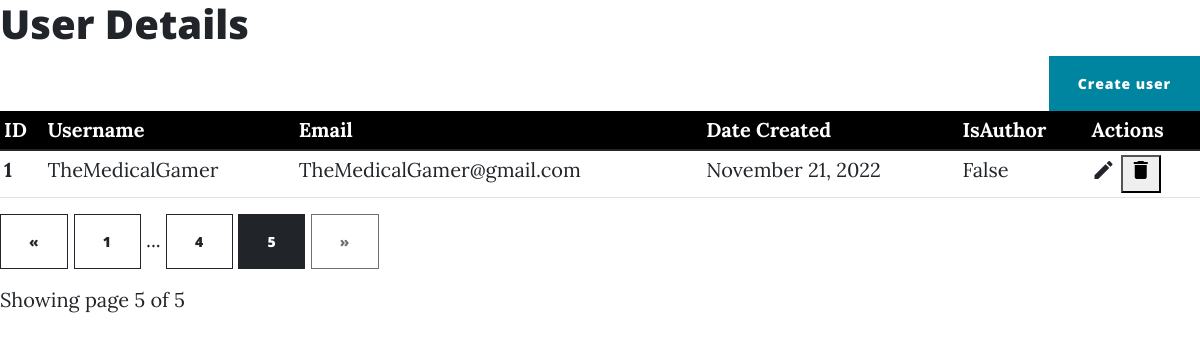
The app's page /dashboard/users?page=5 (signed in), older data.
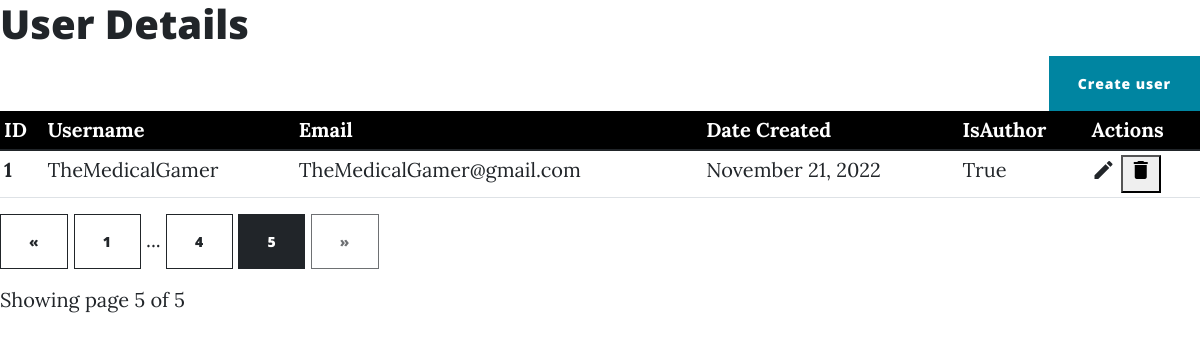
The same page, newer data.
### BetterBlog/models.py (models this page shows, shortened)
class User(db.Model, UserMixin):
    id = db.Column(db.Integer, primary_key=True)
    email = db.Column(db.String(150), unique=True)
    username = db.Column(db.String(150), unique=True)
    password = db.Column(db.String(150))
    date_created = db.Column(db.String(150), default=datetime.now())
    posts = db.relationship('Post', backref="user", passive_deletes=True)
    comments = db.relationship('Comment', backref="user", passive_deletes=True)
    is_Author = db.Column(db.Boolean)  # default = false, preventing user from importing post without verify account

### BetterBlog/controlPanel.py (the view)
@manage.route('/users')
@login_required
def users():
    page = request.args.get('page', 1, type=int)
    pagination = User.query.order_by(User.id).paginate(page=page, per_page=2)
    return render_template("admin/users.html", users=pagination, pagination=pagination)

### BetterBlog/templates/admin/users.html (shortened to what this page needs)
{% import "bootstrap/wtf.html" as wtf %}
{% extends 'admin/adminbase.html' %}
{% block content %}
{% if not is_edit %}
<head>
<h1> User Details</h1>
</head>
<div class="container" style="margin-right: 0px;padding-right: 0px;">
        <div class="row justify-content-end">
            <div class="col-4">
                <button type="button" class="btn btn-primary" style="float:right;">Create user</button>
            </div>
        </div>
</div>
<div class="table-responsive">
    <table class="table table-hover table-sm">
        <thead class="thead" id="thead_dark">
            <tr>
                <th>ID</th>
                <th>Username</th>
                <th>Email</th>
                <th>Date Created</th>
                <th>IsAuthor</th>
                <th>Actions</th>
            </tr>
        </thead>
        <tbody>
            {% for user in users.items %}
            <tr>
                <th scope="row">{{ loop.index }}</th>
                <td>{{ user.username }}</td>
                <td>{{user.email}}</td>
                <td>{{ user.date_created }}</td>
                <td>{{user.is_Author}}</td>
                <td>
                                <a href={{url_for('controlPanel.edit_user',user_id=user.id)}}>
                                    <i class="material-icons" data-toggle="tooltip" title="Edit">&#xE254;</i>
                                </a>
								<button id="{{user.id}}" name="DeleteAuthor" onclick="document.getElementById('deleteEmployeeModal').style.display='block';document.getElementById('delete_user_id').setAttribute('value',this.id)">
                                    <i class="material-icons" data-toggle="tooltip" title="Delete" >&#xE872;</i>
                                </button>
                </td>
            </tr>
            {% endfor %}
        </tbody>
    </table>
</div>
<div class="text-right">
    <a href="{{ url_for('controlPanel.users', page=pagination.prev_num) }}"
       class="btn btn-outline-dark
       {% if pagination.page == 1 %}disabled{% endif %}">
        &laquo;
    </a>
    {% for page_num in pagination.iter_pages(left_edge=1, right_edge=1, left_current=1, right_current=2) %}
{% if page_num %}
            {% if pagination.page == page_num %}
            <a href="{{ url_for('controlPanel.users', page=page_num) }}"
               class="btn btn-dark">
                {{ page_num }}
            </a>
            {% else %}
            <a href="{{ url_for('controlPanel.users', page=page_num) }}"
               class="btn btn-outline-dark">
                {{ page_num }}
            </a>
            {% endif %}
        {% else %}
            ...
        {% endif %}
    {% endfor %}
    <a href="{{ url_for('controlPanel.users', page=pagination.next_num) }}"
       class="btn btn-outline-dark
       {% if pagination.page == pagination.pages %}disabled{% endif %}">
        &raquo;
    </a>
</div>
<p class="text-right mt-3">
   Showing page {{ pagination.page }} of {{ pagination.pages }}
</p>
{% endif %}
{% endblock %}

### BetterBlog/templates/admin/adminbase.html (shortened to what this page needs)
<!doctype html>
<html lang="en">
  <head>
      <link rel="stylesheet" href="https://cdnjs.cloudflare.com/ajax/libs/font-awesome/6.2.1/css/all.min.css">
        <link  href="{{url_for('static',filename='css/styles.css')}}" rel="stylesheet" type= "text/css" />
  </head>
  <body>
  {% block content %}
  {% endblock %}
  </body>
</html>

Row changes from the older to the newer data that the page shows:
changed User "TheMedicalGamer": is_Author "False" → "True"
